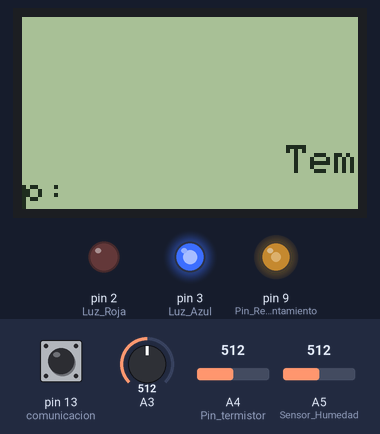
A sketch run on a simulated Arduino Uno, built with avr-gcc and run on an emulated ATmega328P. On the bench: 84×48 one-colour display, output pins drawn as LEDs (lit = HIGH). Inputs (shaded band) come from the test bench; at power-on: A4 (Pin_termistor) = 512, A3 = 512, pin 13 (comunicacion) HIGH, A5 (Sensor_Humedad) = 512. The display library's start-up logo is not drawn.

Above: at 1.1 s.
1.8 s: A4 (Pin_termistor) set to 572
3.3 s: A4 (Pin_termistor) set to 595
At 4.1 s:
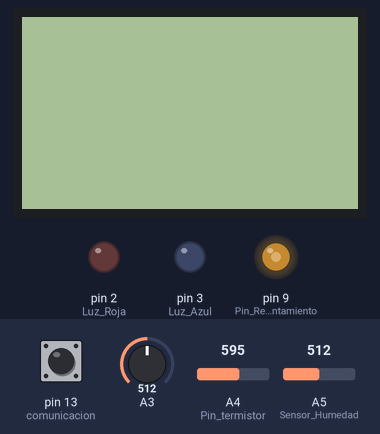
5.1 s: A3 set to 180
At 6.3 s:
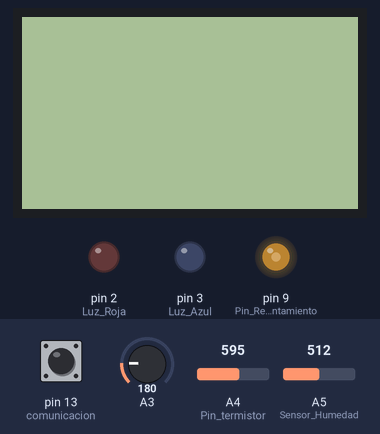
7.2 s: A3 set to 151
At 8.9 s:
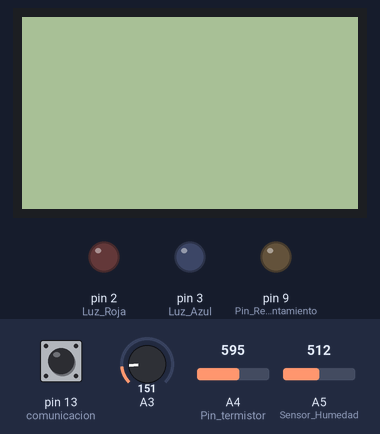
9.2 s: A4 (Pin_termistor) set to 654
10.7 s: A4 (Pin_termistor) set to 679
At 12.1 s:
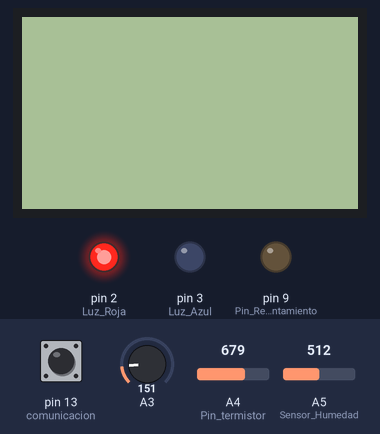
Timing chart, 0 to 13.4 s (numbered marks = the images above; inputs shaded):
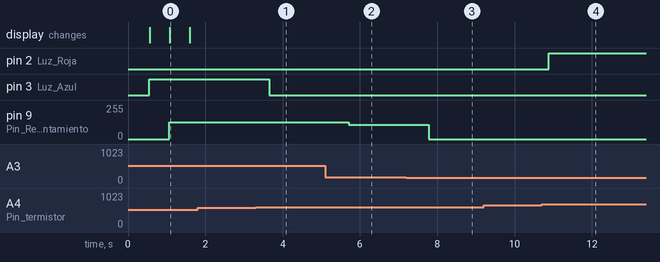

The sketch:

Laboratorio_3_Encubadora.ino
```cpp
//Librerias utulizadas
#include <Adafruit_PCD8544.h>
#include <avr/io.h>
#include <util/delay.h>
#include <math.h>
#include <stdio.h>

//Declaracion de pines
//LEDS
const int Luz_Roja=2;
const int Luz_Azul=3;
// Sensor de Humedad
const int Sensor_Humedad= A5;
//Termistor
const int Pin_termistor=A4;
int Vo=0;
const float R1=10000;
float logRT, RT, T;
float c1 = 1.009249522e-03, c2 = 2.378405444e-04, c3 = 2.019202697e-07;
//PID
const int Punto_op=A3; //Punto de operación
float error;
float margen;
float valor_real;
float valor_nuevo;

//Comunicacion con la PC
const int comunicacion=13;

// Resistencia de calentamiento
const int Pin_Resistencia_Calentamiento = 9;

// Configuracion de pantalla PCD8544
// Informacion extraída de: https://www.electrosoftcloud.com/pantalla-lcd-nokia-5110-con-arduino-parte-2/
Adafruit_PCD8544 display = Adafruit_PCD8544(7, 5, 6, 4, 8);


float Temperatura_Termistor(){ // Informacion extraída de: https://www.circuitbasics.com/arduino-thermistor-temperature-sensor-tutorial/
 Vo= analogRead(Pin_termistor);
 RT = R1 * (1023.0 / (float)Vo - 1.0);
 logRT = log(RT);
 T = (1.0 / (c1 + c2*logRT + c3*logRT*logRT*logRT));
 T = T - 273.15; // Temperatura en Celsius
 return T;
}

void Leds_Alarma(){
 if(T>42.0){  //Se enciende luz roja si Temperatura>42 grados celsius
 	digitalWrite(Luz_Roja, HIGH);
	digitalWrite(Luz_Azul, LOW);

	}
 else if(T<32.0){ //Se enciende luz azul si Temperatura<32 grados celsius
	digitalWrite(Luz_Azul, HIGH);
	digitalWrite(Luz_Roja, LOW);

	}
 else{ //Si la temperatura esta dentro del rango de operacion no se enciende ningun leds
	digitalWrite(Luz_Azul, LOW);
	digitalWrite(Luz_Roja, LOW);

	}
}


float Resistencia_Calentamiento(float temp_objetivo){

	if (temp_objetivo > 42){ // No mayor a 42
		if (T<=42.0){	// Si es menor a 42
			analogWrite(Pin_Resistencia_Calentamiento, roundf(42*(255/80))); //255 max para analogWrite
			return 42*100/80;												// 80 max de temperatura
		}else{
			analogWrite(Pin_Resistencia_Calentamiento, roundf(0));
			return 0;
		}
	}else if (temp_objetivo < 32){
		if(T >= 30){
			analogWrite(Pin_Resistencia_Calentamiento, roundf(0));
			return 0;
		}else{
			analogWrite(Pin_Resistencia_Calentamiento, roundf(30*(255/80)));
			return 30*100/80;
		}
	}else{
		if(temp_objetivo < T){
			analogWrite(Pin_Resistencia_Calentamiento, roundf(0));
			return 0;
		}else{
			analogWrite(Pin_Resistencia_Calentamiento, roundf(temp_objetivo*(255/80)));
			return temp_objetivo*100/80;
		}
	}
}

void setup() {
  Serial.begin(9600); // Inicio del puerto serial
 // Configuracion de pines como salida
  pinMode(Luz_Roja,OUTPUT);
  pinMode(Luz_Azul,OUTPUT);
  pinMode(comunicacion, INPUT);
 // Setup de la pantalla PCD8544
  display.begin();
  display.setContrast(50); // Contraste de la pantalla
  display.display(); //
  delay(500);
  display.clearDisplay();   // Limpia la pantalla
  display.setTextSize(1);  // Tamano de fuente
  display.setTextColor(BLACK); //Color de texto
}


void loop() { //Loop
	 //Porcentaje de Humedad
	valor_real = (analogRead(A3));
	Leds_Alarma();
	display.print("Temp: \n");
	display.print(Temperatura_Termistor()); //Temperatura Termistor
	 display.print("C");
	 display.print("\n");
	 display.print("Humedad:");
	 display.print(analogRead(Sensor_Humedad)/10.23); //Porcentaje de Humedad simulado con la fuente de voltaje de 5 V.
	 display.print("%");
	 display.print("\n");
	 display.print("P Op:");
	 display.print(valor_real/10.23); //Punto de operacion PID.
	 display.print("\n");
	 display.print("Margen:");
	 display.print(margen);
     display.display();
	 delay(500);
	 display.clearDisplay();
	if(digitalRead(comunicacion)==LOW){ //Valores en el puerto serial
		Serial.print("--------------------- \n");
		Serial.print("TEMPERATURA:");
    		Serial.print(T);
    		Serial.println("C");
    		Serial.print("HUMEDAD:");
    		Serial.print(analogRead(Sensor_Humedad)/10.23);
    		Serial.println("%");
	}

	Temperatura_Termistor();
	//PID
	valor_nuevo = valor_real/5.1;
	error = valor_nuevo - T;
	if (error != 0){ // Si hay error
		margen = Resistencia_Calentamiento(T+error); // se invoca la resistencia de calentamiento
	}else {											// con el valor de la temp deseada, para regular el sistema
		margen = Resistencia_Calentamiento(0);		// Si no hay error, no es necesario reajustar.
	}

}
```

Measured:
- the behaviour switches between 582 and 583 on A4 (Pin_termistor) (found by bisection; images 0 and 1)
- the behaviour switches between 170 and 169 on A3 (found by bisection; images 2 and 3)
- the behaviour switches between 671 and 672 on A4 (Pin_termistor) (found by bisection; images 3 and 4)
- after the input at 1.8 s, every drawn part: stays the same
- after the input at 3.3 s, pin 3 (Luz_Azul): HIGH → LOW after 0.35 s
- after the input at 5.1 s, pin 9 (Pin_Resistencia_Calentamiento): 126/255 → 106/255 after 0.62 s
- after the input at 7.2 s, pin 9 (Pin_Resistencia_Calentamiento): 106/255 → 0/255 after 0.58 s
- after the input at 9.2 s, every drawn part: stays the same
- after the input at 10.7 s, pin 2 (Luz_Roja): LOW → HIGH after 0.18 s
